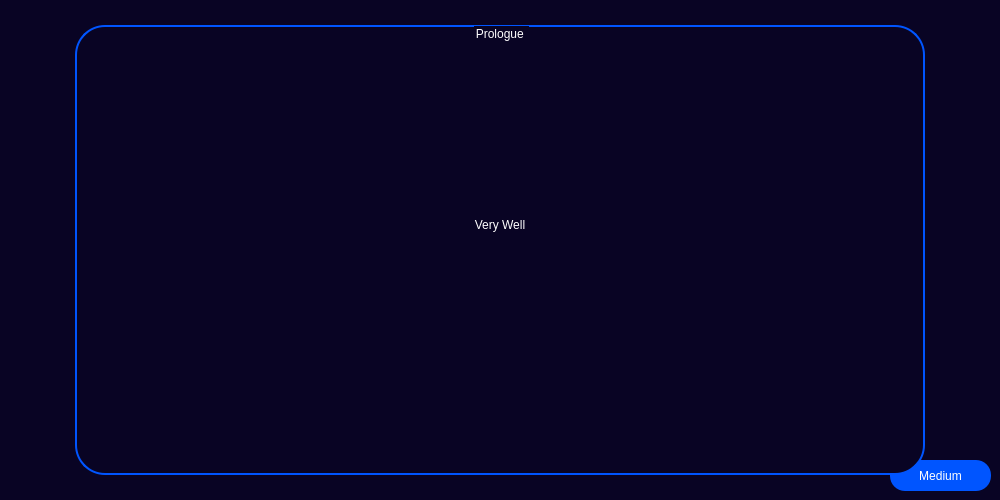
<?xml version="1.0" encoding="UTF-8"?>
<ui version="4.0">
 <class>MainWindow</class>
 <widget class="QMainWindow" name="MainWindow">
  <property name="geometry">
   <rect>
    <x>0</x>
    <y>0</y>
    <width>1000</width>
    <height>500</height>
   </rect>
  </property>
  <property name="windowTitle">
   <string>MainWindow</string>
  </property>
  <widget class="QWidget" name="centralwidget">
   <widget class="QWidget" name="widget" native="true">
    <property name="geometry">
     <rect>
      <x>0</x>
      <y>0</y>
      <width>1001</width>
      <height>501</height>
     </rect>
    </property>
    <property name="sizePolicy">
     <sizepolicy hsizetype="Fixed" vsizetype="Preferred">
      <horstretch>0</horstretch>
      <verstretch>0</verstretch>
     </sizepolicy>
    </property>
    <property name="styleSheet">
     <string notr="true">QWidget#widget{background-color: rgb(9, 4, 36);}

</string>
    </property>
    <widget class="QPushButton" name="a">
     <property name="enabled">
      <bool>true</bool>
     </property>
     <property name="geometry">
      <rect>
       <x>100</x>
       <y>300</y>
       <width>375</width>
       <height>40</height>
      </rect>
     </property>
     <property name="font">
      <font>
       <family>Courier</family>
       <pointsize>14</pointsize>
       <weight>50</weight>
       <italic>false</italic>
       <bold>false</bold>
      </font>
     </property>
     <property name="cursor">
      <cursorShape>PointingHandCursor</cursorShape>
     </property>
     <property name="styleSheet">
      <string notr="true">*{
color: white;
border: 2px solid rgb(0, 85, 255);
border-left-color:rgb(0, 28, 85);
border-top-color:rgb(0, 28, 85);
border-radius: 20px ;

}

:hover{
background: rgb(0, 85, 255);
border-color:rgb(0, 85, 255);
}

:pressed{
background-color: rgb(0, 0, 70);
border-right-color:rgb(0, 0, 70);
border-bottom-color:rgb(0, 0, 70);
border-left-color:rgb(0, 0, 70);
border-top-color:rgb(0, 0, 70);
}





</string>
     </property>
     <property name="text">
      <string>Castlevania: Symphony of the Night</string>
     </property>
     <property name="flat">
      <bool>false</bool>
     </property>
    </widget>
    <widget class="QLabel" name="question_lbl">
     <property name="geometry">
      <rect>
       <x>0</x>
       <y>30</y>
       <width>1000</width>
       <height>191</height>
      </rect>
     </property>
     <property name="styleSheet">
      <string notr="true">font: 24pt 'MS Shell Dlg 2';
color: rgb(255, 255, 255);</string>
     </property>
     <property name="text">
      <string>Question</string>
     </property>
     <property name="scaledContents">
      <bool>true</bool>
     </property>
     <property name="alignment">
      <set>Qt::AlignCenter</set>
     </property>
     <property name="wordWrap">
      <bool>true</bool>
     </property>
     <property name="openExternalLinks">
      <bool>false</bool>
     </property>
    </widget>
    <widget class="QPushButton" name="b">
     <property name="enabled">
      <bool>true</bool>
     </property>
     <property name="geometry">
      <rect>
       <x>525</x>
       <y>300</y>
       <width>375</width>
       <height>40</height>
      </rect>
     </property>
     <property name="font">
      <font>
       <family>Courier</family>
       <pointsize>14</pointsize>
       <weight>50</weight>
       <italic>false</italic>
       <bold>false</bold>
      </font>
     </property>
     <property name="cursor">
      <cursorShape>PointingHandCursor</cursorShape>
     </property>
     <property name="styleSheet">
      <string notr="true">*{
color: white;
border: 2px solid rgb(0, 85, 255);
border-right-color:rgb(0, 28, 85);
border-top-color:rgb(0, 28, 85);
border-radius: 20px ;

}

:hover{
background: rgb(0, 85, 255);
border-color:rgb(0, 85, 255);
}

:pressed{
background-color: rgb(0, 0, 70);
border-right-color:rgb(0, 0, 70);
border-bottom-color:rgb(0, 0, 70);
border-left-color:rgb(0, 0, 70);
border-top-color:rgb(0, 0, 70);
}




</string>
     </property>
     <property name="text">
      <string>Anhydrous Sodium Carbonate</string>
     </property>
     <property name="flat">
      <bool>false</bool>
     </property>
    </widget>
    <widget class="QPushButton" name="d">
     <property name="enabled">
      <bool>true</bool>
     </property>
     <property name="geometry">
      <rect>
       <x>525</x>
       <y>370</y>
       <width>375</width>
       <height>40</height>
      </rect>
     </property>
     <property name="sizePolicy">
      <sizepolicy hsizetype="Expanding" vsizetype="Fixed">
       <horstretch>5</horstretch>
       <verstretch>0</verstretch>
      </sizepolicy>
     </property>
     <property name="font">
      <font>
       <family>Courier</family>
       <pointsize>14</pointsize>
       <weight>50</weight>
       <italic>false</italic>
       <bold>false</bold>
      </font>
     </property>
     <property name="cursor">
      <cursorShape>PointingHandCursor</cursorShape>
     </property>
     <property name="styleSheet">
      <string notr="true">*{
color: white;
border: 2px solid rgb(0, 85, 255);
border-right-color:rgb(0, 28, 85);
border-bottom-color:rgb(0, 28, 85);
border-radius: 20px ;

}

:hover{
background: rgb(0, 85, 255);
border-color:rgb(0, 85, 255);
}

:pressed{
background-color: rgb(0, 0, 70);
border-right-color:rgb(0, 0, 70);
border-bottom-color:rgb(0, 0, 70);
border-left-color:rgb(0, 0, 70);
border-top-color:rgb(0, 0, 70);
}





</string>
     </property>
     <property name="text">
      <string>Albus Valencium Horatio Kul Du</string>
     </property>
     <property name="flat">
      <bool>false</bool>
     </property>
    </widget>
    <widget class="QPushButton" name="c">
     <property name="enabled">
      <bool>true</bool>
     </property>
     <property name="geometry">
      <rect>
       <x>100</x>
       <y>370</y>
       <width>375</width>
       <height>40</height>
      </rect>
     </property>
     <property name="font">
      <font>
       <family>Courier</family>
       <pointsize>14</pointsize>
       <weight>50</weight>
       <italic>false</italic>
       <bold>false</bold>
      </font>
     </property>
     <property name="cursor">
      <cursorShape>PointingHandCursor</cursorShape>
     </property>
     <property name="styleSheet">
      <string notr="true">*{
color: white;
border: 2px solid rgb(0, 85, 255);
border-left-color:rgb(0, 28, 85);
border-bottom-color:rgb(0, 28, 85);
border-radius: 20px ;

}

:hover{
background: rgb(0, 85, 255);
border-color:rgb(0, 85, 255);
}

:pressed{
background-color: rgb(0, 0, 70);
border-right-color:rgb(0, 0, 70);
border-bottom-color:rgb(0, 0, 70);
border-left-color:rgb(0, 0, 70);
border-top-color:rgb(0, 0, 70);
}





</string>
     </property>
     <property name="text">
      <string>3.14</string>
     </property>
     <property name="flat">
      <bool>false</bool>
     </property>
    </widget>
    <widget class="QLabel" name="diff_lbl">
     <property name="geometry">
      <rect>
       <x>890</x>
       <y>460</y>
       <width>101</width>
       <height>31</height>
      </rect>
     </property>
     <property name="styleSheet">
      <string notr="true">*{
font: 15pt 'Courier';
color: white;
background:rgb(0, 85, 255);
border-radius: 15
}




</string>
     </property>
     <property name="text">
      <string>Medium</string>
     </property>
     <property name="alignment">
      <set>Qt::AlignCenter</set>
     </property>
    </widget>
    <widget class="QGroupBox" name="message">
     <property name="enabled">
      <bool>true</bool>
     </property>
     <property name="geometry">
      <rect>
       <x>160</x>
       <y>500</y>
       <width>680</width>
       <height>400</height>
      </rect>
     </property>
     <property name="autoFillBackground">
      <bool>false</bool>
     </property>
     <property name="styleSheet">
      <string notr="true">*#message{border: 4px solid rgb(0, 85, 255);
color:white;
background: rgb(9, 4, 36);
font: 16pt &quot;Modern&quot;;
}</string>
     </property>
     <property name="title">
      <string>Wrong</string>
     </property>
     <property name="alignment">
      <set>Qt::AlignCenter</set>
     </property>
     <widget class="QLabel" name="msg_lbl">
      <property name="geometry">
       <rect>
        <x>210</x>
        <y>90</y>
        <width>341</width>
        <height>111</height>
       </rect>
      </property>
      <property name="styleSheet">
       <string notr="true">color:white;
background: rgb(9, 4, 36);
font: 18pt &quot;Modern&quot;;</string>
      </property>
      <property name="text">
       <string>You failed that question but the Guru is kind so he gives you another chance</string>
      </property>
      <property name="wordWrap">
       <bool>true</bool>
      </property>
     </widget>
     <widget class="QPushButton" name="retry_btn">
      <property name="geometry">
       <rect>
        <x>230</x>
        <y>310</y>
        <width>231</width>
        <height>61</height>
       </rect>
      </property>
      <property name="cursor">
       <cursorShape>PointingHandCursor</cursorShape>
      </property>
      <property name="styleSheet">
       <string notr="true">*{
font: 19pt 'Garamond';
color: white;
background-color: rgb(0, 85, 255);
border-radius: 30 ;
}

</string>
      </property>
      <property name="text">
       <string>Ok Thanks</string>
      </property>
     </widget>
     <widget class="QLabel" name="wizard">
      <property name="geometry">
       <rect>
        <x>30</x>
        <y>200</y>
        <width>181</width>
        <height>181</height>
       </rect>
      </property>
      <property name="text">
       <string/>
      </property>
      <property name="pixmap">
       <pixmap>../assets/wizard.png</pixmap>
      </property>
      <property name="scaledContents">
       <bool>true</bool>
      </property>
     </widget>
    </widget>
   </widget>
   <widget class="QGroupBox" name="story">
    <property name="enabled">
     <bool>true</bool>
    </property>
    <property name="geometry">
     <rect>
      <x>75</x>
      <y>25</y>
      <width>850</width>
      <height>450</height>
     </rect>
    </property>
    <property name="autoFillBackground">
     <bool>false</bool>
    </property>
    <property name="styleSheet">
     <string notr="true">*#story{border: 2px solid rgb(0, 85, 255);
color:white;
background: rgb(9, 4, 36);
font: 16pt &quot;Modern&quot;;
border-radius: 30px}</string>
    </property>
    <property name="title">
     <string>Prologue </string>
    </property>
    <property name="alignment">
     <set>Qt::AlignCenter</set>
    </property>
    <widget class="QLabel" name="msg_lbl_3">
     <property name="geometry">
      <rect>
       <x>40</x>
       <y>110</y>
       <width>770</width>
       <height>180</height>
      </rect>
     </property>
     <property name="styleSheet">
      <string notr="true">color:white;
background: rgb(9, 4, 36);
font: 18pt &quot;Modern&quot;;</string>
     </property>
     <property name="text">
      <string>&lt;html&gt;&lt;head/&gt;&lt;body&gt;&lt;p&gt;Very Well&lt;/p&gt;&lt;/body&gt;&lt;/html&gt;</string>
     </property>
     <property name="alignment">
      <set>Qt::AlignCenter</set>
     </property>
     <property name="wordWrap">
      <bool>true</bool>
     </property>
    </widget>
   </widget>
  </widget>
 </widget>
 <resources/>
 <connections/>
</ui>
